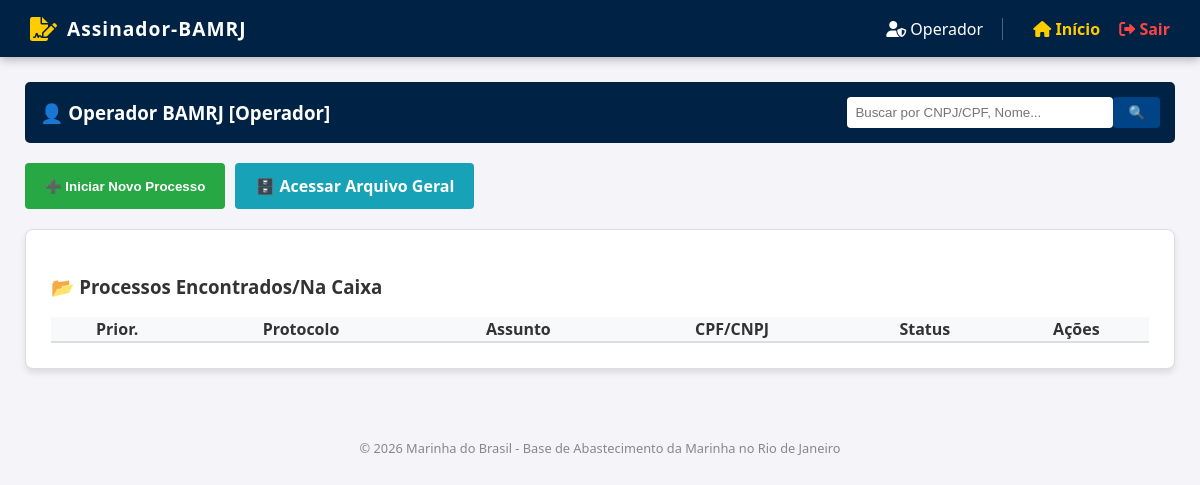
Before: / (signed in) with the older database file.
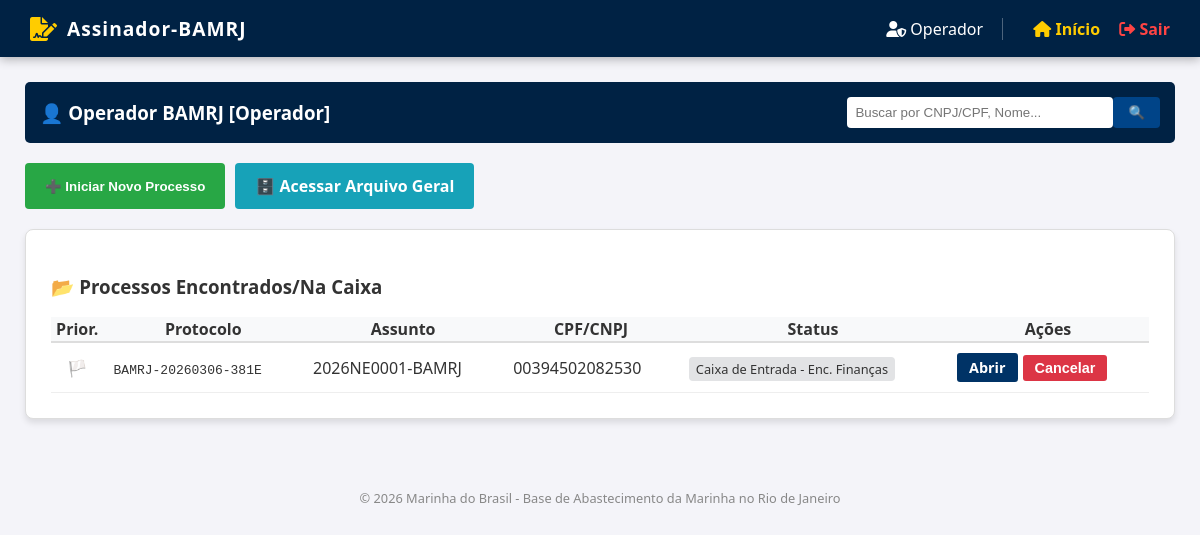
After: the same page with the newer database file.
### app/models.py (models this page shows)
class Document(db.Model):
    __tablename__ = 'documents'
    id = db.Column(db.Integer, primary_key=True)
    protocol = db.Column(db.String(32), unique=True, nullable=False)
    name = db.Column(db.String(128), nullable=False)
    cpf_cnpj = db.Column(db.String(20), nullable=True)
    status = db.Column(db.String(64), default='Caixa de Entrada - Enc. Finanças') # ATUALIZADO
    is_priority = db.Column(db.Boolean, default=False)
    current_observation = db.Column(db.Text, nullable=True)
    uploader_name = db.Column(db.String(64))
    created_at = db.Column(db.DateTime, default=datetime.utcnow)
    files = db.relationship('DocumentFile', backref='document', lazy=True, cascade="all, delete-orphan")
    events = db.relationship('Event', backref='document', lazy=True, cascade="all, delete-orphan")

### app/routes.py (the view, shortened to what this page needs)
@main.route('/')
def index():
    if 'user_id' not in session: return redirect(url_for('main.login'))
    role = session.get('role'); username = session.get('username')
    is_sub = session.get('is_substitute', False); search_query = request.args.get('q', '')
    if role == 'Admin':
        return render_template('dashboard.html', users=User.query.all(), role=role)
    inbox_statuses = []
    if role == 'Operador':
        documents = Document.query.filter(Document.status.notin_(['Arquivado', 'Cancelado'])).order_by(Document.is_priority.desc(), Document.created_at.desc()).all()
        date_str = datetime.now().strftime('%Y%m%d')
        return render_template('dashboard.html', documents=documents, role=role, pre_protocol=f"BAMRJ-{date_str}-{str(uuid.uuid4())[:4].upper()}")
    elif role == 'Usuário Comum':
        return render_template('dashboard.html', documents=[], role=role)
    elif role in ['Enc_Financas', 'Ajudante_Encarregado']:
        inbox_statuses = ['Caixa de Entrada - Enc. Finanças']
    elif role == 'Chefe_Departamento':
        inbox_statuses = ['Caixa de Entrada - Chefe']
        if is_sub: inbox_statuses.append('Caixa de Entrada - Vice-Diretor')
    elif role == 'Vice_Diretor':
        inbox_statuses = ['Caixa de Entrada - Vice-Diretor']
        if is_sub: inbox_statuses.append('Caixa de Entrada - Diretor')
    elif role == 'Diretor':
        inbox_statuses = ['Caixa de Entrada - Diretor']
    documents = Document.query.filter(Document.status.in_(inbox_statuses)).order_by(Document.is_priority.desc()).all()
    return render_template('dashboard.html', documents=documents, role=role, is_substitute=is_sub, inbox_count=len(documents))

### app/templates/dashboard.html (shortened to what this page needs)
{% extends 'base.html' %}
{% block content %}
<div style="display: flex; justify-content: space-between; align-items: center; margin-bottom: 20px; background: #002244; color: white; padding: 15px; border-radius: 5px;">
    <div>
        <h3 style="margin: 0;">👤 {{ session.name }} [{{ 'Enc. Finanças' if role == 'Enc_Financas' else role }}]</h3>
    </div>
    <div style="display: flex; gap: 10px;">
        <form action="{{ url_for('main.index') }}" method="GET" style="display: flex;">
            <input type="text" name="q" placeholder="Buscar por CNPJ/CPF, Nome..." style="padding: 8px; border: none; width: 250px;">
            <button type="submit" style="padding: 8px 15px; background: #004488; color: white; border: none;">🔍</button>
        </form>
    </div>
</div>
{% if role == 'Operador' %}
<div style="display: flex; gap: 10px; margin-bottom: 20px;">
    <button onclick="document.getElementById('modal').style.display='block'" style="background: #28a745; color: white; padding: 12px 20px; border: none; cursor: pointer; font-weight: bold; border-radius: 4px;">➕ Iniciar Novo Processo</button>
    <a href="{{ url_for('main.arquivo') }}" style="background: #17a2b8; color: white; padding: 12px 20px; text-decoration: none; cursor: pointer; font-weight: bold; border-radius: 4px;">🗄️ Acessar Arquivo Geral</a>
</div>
{% endif %}
<div class="card">
    {% if role == 'Usuário Comum' and not documents %}
        <h3 style="text-align: center; color: #666;">Utilize a barra de pesquisa acima para buscar Notas de Empenho por CPF/CNPJ.</h3>
    {% else %}
        <h3>📂 Processos Encontrados/Na Caixa</h3>
        <table style="width: 100%; border-collapse: collapse;">
            <tr style="background: #f8f9fa; border-bottom: 2px solid #ddd;"><th>Prior.</th><th>Protocolo</th><th>Assunto</th><th>CPF/CNPJ</th><th>Status</th><th>Ações</th></tr>
            {% for doc in documents %}
            <tr style="border-bottom: 1px solid #eee; {% if doc.is_priority %} background: #fff5f5; {% endif %}">
                <td style="padding: 10px; text-align: center;">{{ '🚩' if doc.is_priority else '🏳️' }}</td>
                <td style="padding: 10px;"><code>{{ doc.protocol }}</code></td>
                <td style="padding: 10px;">{{ doc.name }}</td>
                <td style="padding: 10px;">{{ doc.cpf_cnpj or '-' }}</td>
                <td style="padding: 10px;"><span style="font-size: 0.8em; background: #e2e3e5; padding: 3px 7px; border-radius: 4px;">{{ doc.status }}</span></td>
                <td style="padding: 10px; display: flex; gap: 5px; align-items: center;">
                    <a href="{{ url_for('main.view_process', doc_id=doc.id) }}" style="background: #003366; color: white; padding: 5px 12px; text-decoration: none; border-radius: 3px; font-weight: bold; font-size: 0.9em;">Abrir</a>
                    {% if role == 'Operador' %}
                        <form action="{{ url_for('main.cancel_document', doc_id=doc.id) }}" method="POST" onsubmit="return confirm('Deseja realmente cancelar este processo?');" style="margin: 0;">
                            <button type="submit" style="background: #dc3545; color: white; padding: 5px 12px; border: none; border-radius: 3px; cursor: pointer; font-size: 0.9em; font-weight: bold;">Cancelar</button>
                        </form>
                    {% endif %}
                </td>
            </tr>
            {% endfor %}
        </table>
    {% endif %}
</div>
{% endblock %}

### app/templates/base.html (shortened to what this page needs)
<!DOCTYPE html>
<html lang="pt-BR">
<head>
    <link rel="stylesheet" href="https://cdnjs.cloudflare.com/ajax/libs/font-awesome/6.0.0/css/all.min.css">
</head>
<body>
    <nav>
        <div style="display: flex; align-items: center; gap: 10px;">
            <i class="fas fa-file-signature" style="color: var(--gold); font-size: 1.5em;"></i>
            <strong style="font-size: 1.2em; letter-spacing: 1px;">Assinador-BAMRJ</strong>
        </div>
        <div>
            {% if session.get('user_id') %}
                <span style="border-right: 1px solid rgba(255,255,255,0.3); padding-right: 15px; margin-right: 15px;">
                    <i class="fas fa-user-shield"></i> {{ session.get('role') }}
                </span>
                <a href="{{ url_for('main.index') }}"><i class="fas fa-home"></i> Início</a>
                <a href="{{ url_for('main.logout') }}" style="color: #ff4444;"><i class="fas fa-sign-out-alt"></i> Sair</a>
            {% endif %}
        </div>
    </nav>
    <main>
        {% block content %}{% endblock %}
    </main>
    <footer style="text-align: center; padding: 20px; color: #888; font-size: 0.8em;">
        &copy; 2026 Marinha do Brasil - Base de Abastecimento da Marinha no Rio de Janeiro
    </footer>
</body>
</html>

### app/templates/base.html (style rules this page uses)
:root { --navy: #002244; --gold: #ffcc00; --light-gray: #f4f4f9; }
body { font-family: 'Segoe UI', Tahoma, Geneva, Verdana, sans-serif; margin: 0; padding: 0; background-color: var(--light-gray); color: #333; }
nav { background-color: var(--navy); color: white; padding: 15px 30px; display: flex; justify-content: space-between; align-items: center; box-shadow: 0 2px 10px rgba(0,0,0,0.3); }
nav a { color: var(--gold); text-decoration: none; font-weight: bold; margin-left: 15px; transition: opacity 0.2s; }
main { padding: 25px; max-width: 1400px; margin: auto; }
.card { background: white; padding: 25px; border-radius: 8px; box-shadow: 0 4px 6px rgba(0,0,0,0.1); margin-bottom: 25px; border: 1px solid #ddd; }
button, .btn { border-radius: 4px; transition: filter 0.2s; }
input, select, textarea { border: 1px solid #ccc; border-radius: 4px; padding: 8px; }

Changed rows visible on the page:
added Document: is_priority "🏳️", protocol "BAMRJ-20260306-381E", name "2026NE0001-BAMRJ", cpf_cnpj "00394502082530", status "Caixa de Entrada - Enc. Finanças"
